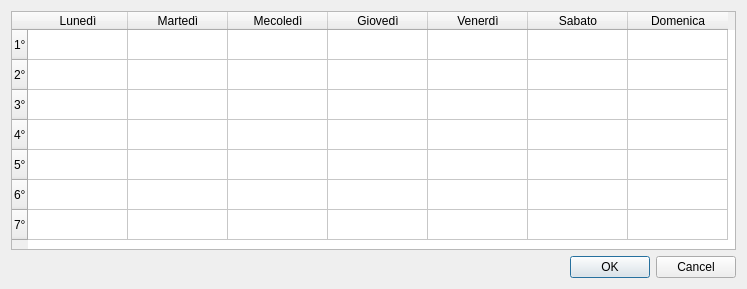
<?xml version="1.0" encoding="UTF-8"?>
<ui version="4.0">
 <class>SubjectsWindow</class>
 <widget class="QDialog" name="SubjectsWindow">
  <property name="geometry">
   <rect>
    <x>0</x>
    <y>0</y>
    <width>747</width>
    <height>289</height>
   </rect>
  </property>
  <property name="sizePolicy">
   <sizepolicy hsizetype="Preferred" vsizetype="Preferred">
    <horstretch>0</horstretch>
    <verstretch>0</verstretch>
   </sizepolicy>
  </property>
  <property name="minimumSize">
   <size>
    <width>0</width>
    <height>0</height>
   </size>
  </property>
  <property name="baseSize">
   <size>
    <width>0</width>
    <height>0</height>
   </size>
  </property>
  <property name="windowTitle">
   <string>Dialog</string>
  </property>
  <property name="whatsThis">
   <string/>
  </property>
  <layout class="QGridLayout" name="gridLayout_3">
   <item row="0" column="1">
    <layout class="QGridLayout" name="gridLayout">
     <item row="1" column="0">
      <widget class="QDialogButtonBox" name="buttonBox">
       <property name="orientation">
        <enum>Qt::Horizontal</enum>
       </property>
       <property name="standardButtons">
        <set>QDialogButtonBox::Cancel|QDialogButtonBox::Ok</set>
       </property>
      </widget>
     </item>
     <item row="0" column="0">
      <widget class="QTableWidget" name="tableWidget">
       <property name="minimumSize">
        <size>
         <width>0</width>
         <height>0</height>
        </size>
       </property>
       <property name="verticalScrollBarPolicy">
        <enum>Qt::ScrollBarAlwaysOff</enum>
       </property>
       <property name="horizontalScrollBarPolicy">
        <enum>Qt::ScrollBarAlwaysOff</enum>
       </property>
       <property name="sizeAdjustPolicy">
        <enum>QAbstractScrollArea::AdjustToContents</enum>
       </property>
       <row>
        <property name="text">
         <string>1°</string>
        </property>
       </row>
       <row>
        <property name="text">
         <string>2°</string>
        </property>
       </row>
       <row>
        <property name="text">
         <string>3°</string>
        </property>
       </row>
       <row>
        <property name="text">
         <string>4°</string>
        </property>
       </row>
       <row>
        <property name="text">
         <string>5°</string>
        </property>
       </row>
       <row>
        <property name="text">
         <string>6°</string>
        </property>
       </row>
       <row>
        <property name="text">
         <string>7°</string>
        </property>
       </row>
       <column>
        <property name="text">
         <string>Lunedì</string>
        </property>
       </column>
       <column>
        <property name="text">
         <string>Martedì</string>
        </property>
       </column>
       <column>
        <property name="text">
         <string>Mecoledì</string>
        </property>
       </column>
       <column>
        <property name="text">
         <string>Giovedì</string>
        </property>
       </column>
       <column>
        <property name="text">
         <string>Venerdì</string>
        </property>
       </column>
       <column>
        <property name="text">
         <string>Sabato</string>
        </property>
       </column>
       <column>
        <property name="text">
         <string>Domenica</string>
        </property>
       </column>
      </widget>
     </item>
    </layout>
   </item>
  </layout>
 </widget>
 <resources/>
 <connections>
  <connection>
   <sender>buttonBox</sender>
   <signal>accepted()</signal>
   <receiver>SubjectsWindow</receiver>
   <slot>accept()</slot>
   <hints>
    <hint type="sourcelabel">
     <x>258</x>
     <y>278</y>
    </hint>
    <hint type="destinationlabel">
     <x>157</x>
     <y>274</y>
    </hint>
   </hints>
  </connection>
  <connection>
   <sender>buttonBox</sender>
   <signal>rejected()</signal>
   <receiver>SubjectsWindow</receiver>
   <slot>reject()</slot>
   <hints>
    <hint type="sourcelabel">
     <x>316</x>
     <y>260</y>
    </hint>
    <hint type="destinationlabel">
     <x>286</x>
     <y>274</y>
    </hint>
   </hints>
  </connection>
  <connection>
   <sender>tableWidget</sender>
   <signal>itemChanged(QTableWidgetItem*)</signal>
   <receiver>SubjectsWindow</receiver>
   <slot>change_subject_table()</slot>
   <hints>
    <hint type="sourcelabel">
     <x>201</x>
     <y>89</y>
    </hint>
    <hint type="destinationlabel">
     <x>-305</x>
     <y>14</y>
    </hint>
   </hints>
  </connection>
  <connection>
   <sender>buttonBox</sender>
   <signal>accepted()</signal>
   <receiver>SubjectsWindow</receiver>
   <slot>update_subject_table()</slot>
   <hints>
    <hint type="sourcelabel">
     <x>572</x>
     <y>266</y>
    </hint>
    <hint type="destinationlabel">
     <x>582</x>
     <y>-15</y>
    </hint>
   </hints>
  </connection>
 </connections>
 <slots>
  <slot>update_subject_table()</slot>
  <slot>change_subject_table()</slot>
 </slots>
</ui>
